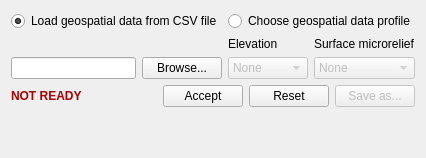
      <widget class="QWidget" name="geoTab">
       <attribute name="title">
        <string>Geospatial data</string>
       </attribute>
       <layout class="QVBoxLayout" name="verticalLayout_3">
        <item>
         <layout class="QGridLayout" name="geoOptionsLayout">
          <item row="0" column="0">
           <widget class="QRadioButton" name="geoLoadRadioButton">
            <property name="enabled">
             <bool>true</bool>
            </property>
            <property name="sizePolicy">
             <sizepolicy hsizetype="Preferred" vsizetype="Fixed">
              <horstretch>0</horstretch>
              <verstretch>0</verstretch>
             </sizepolicy>
            </property>
            <property name="text">
             <string>Load geospatial data from CSV file</string>
            </property>
            <property name="checked">
             <bool>true</bool>
            </property>
           </widget>
          </item>
          <item row="0" column="1" colspan="2">
           <widget class="QRadioButton" name="geoProfileradioButton">
            <property name="enabled">
             <bool>true</bool>
            </property>
            <property name="sizePolicy">
             <sizepolicy hsizetype="Preferred" vsizetype="Fixed">
              <horstretch>0</horstretch>
              <verstretch>0</verstretch>
             </sizepolicy>
            </property>
            <property name="text">
             <string>Choose geospatial data profile</string>
            </property>
           </widget>
          </item>
          <item row="1" column="1">
           <widget class="QLabel" name="geoElevationLabel">
            <property name="enabled">
             <bool>true</bool>
            </property>
            <property name="text">
             <string>Elevation</string>
            </property>
           </widget>
          </item>
          <item row="1" column="2">
           <widget class="QLabel" name="geoSurfaceLabel">
            <property name="enabled">
             <bool>true</bool>
            </property>
            <property name="text">
             <string>Surface microrelief</string>
            </property>
           </widget>
          </item>
          <item row="2" column="0">
           <layout class="QHBoxLayout" name="geoBrowseLayout">
            <item>
             <widget class="QLineEdit" name="geoLineEdit">
              <property name="sizePolicy">
               <sizepolicy hsizetype="Minimum" vsizetype="Fixed">
                <horstretch>60</horstretch>
                <verstretch>0</verstretch>
               </sizepolicy>
              </property>
             </widget>
            </item>
            <item>
             <widget class="QPushButton" name="geoBrowseButton">
              <property name="sizePolicy">
               <sizepolicy hsizetype="Maximum" vsizetype="Fixed">
                <horstretch>60</horstretch>
                <verstretch>0</verstretch>
               </sizepolicy>
              </property>
              <property name="text">
               <string>Browse...</string>
              </property>
             </widget>
            </item>
           </layout>
          </item>
          <item row="2" column="1">
           <widget class="QComboBox" name="geoElevationComboBox">
            <property name="enabled">
             <bool>false</bool>
            </property>
            <property name="sizePolicy">
             <sizepolicy hsizetype="Preferred" vsizetype="Fixed">
              <horstretch>0</horstretch>
              <verstretch>0</verstretch>
             </sizepolicy>
            </property>
            <item>
             <property name="text">
              <string>None</string>
             </property>
            </item>
            <item>
             <property name="text">
              <string>Hill</string>
             </property>
            </item>
            <item>
             <property name="text">
              <string>Valley</string>
             </property>
            </item>
            <item>
             <property name="text">
              <string>Slope</string>
             </property>
            </item>
           </widget>
          </item>
          <item row="2" column="2">
           <widget class="QComboBox" name="geoSurfaceComboBox">
            <property name="enabled">
             <bool>false</bool>
            </property>
            <property name="sizePolicy">
             <sizepolicy hsizetype="Preferred" vsizetype="Fixed">
              <horstretch>0</horstretch>
              <verstretch>0</verstretch>
             </sizepolicy>
            </property>
            <item>
             <property name="text">
              <string>None</string>
             </property>
            </item>
            <item>
             <property name="text">
              <string>Snow</string>
             </property>
            </item>
            <item>
             <property name="text">
              <string>Shortgrass</string>
             </property>
            </item>
            <item>
             <property name="text">
              <string>Tallgrass</string>
             </property>
            </item>
            <item>
             <property name="text">
              <string>Scrub growth</string>
             </property>
            </item>
            <item>
             <property name="text">
              <string>Forest</string>
             </property>
            </item>
            <item>
             <property name="text">
              <string>Buildings</string>
             </property>
            </item>
           </widget>
          </item>
         </layout>
        </item>
        <item>
         <layout class="QHBoxLayout" name="geoAcceptLayout">
          <item>
           <widget class="QLabel" name="geoStatusLabel">
            <property name="text">
             <string>&lt;html&gt;&lt;head/&gt;&lt;body&gt;&lt;p&gt;&lt;span style=&quot; font-weight:600; color:#aa0000;&quot;&gt;NOT READY&lt;/span&gt;&lt;/p&gt;&lt;/body&gt;&lt;/html&gt;</string>
            </property>
           </widget>
          </item>
          <item>
           <spacer name="geoAcceptSpacer">
            <property name="orientation">
             <enum>Qt::Horizontal</enum>
            </property>
            <property name="sizeHint" stdset="0">
             <size>
              <width>40</width>
              <height>20</height>
             </size>
            </property>
           </spacer>
          </item>
          <item>
           <widget class="QPushButton" name="geoAcceptButton">
            <property name="text">
             <string>Accept</string>
            </property>
           </widget>
          </item>
          <item>
           <widget class="QPushButton" name="geoResetButton">
            <property name="text">
             <string>Reset</string>
            </property>
           </widget>
          </item>
          <item>
           <widget class="QPushButton" name="geoSaveButton">
            <property name="enabled">
             <bool>false</bool>
            </property>
            <property name="text">
             <string>Save as...</string>
            </property>
           </widget>
          </item>
         </layout>
        </item>
        <item>
         <spacer name="verticalSpacer_2">
          <property name="orientation">
           <enum>Qt::Vertical</enum>
          </property>
          <property name="sizeHint" stdset="0">
           <size>
            <width>20</width>
            <height>40</height>
           </size>
          </property>
         </spacer>
        </item>
       </layout>
      </widget>
